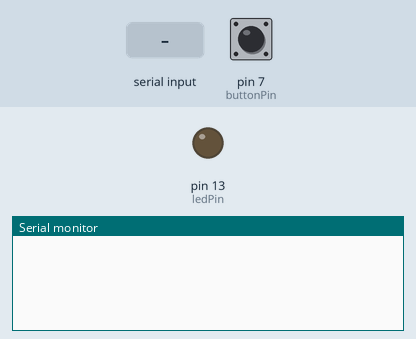
Recording of a sketch running on a simulated Arduino Uno, built with avr-gcc and run on an emulated ATmega328P. Shown: output pins drawn as LEDs (lit = HIGH), the last lines printed to the serial monitor. Inputs (shaded band) come from the test bench; at power-on: pin 7 (buttonPin) LOW.

Above: at 1.2 s.
1.3 s: pin 7 (buttonPin) pulled HIGH for 0.15 s
At 2.3 s:
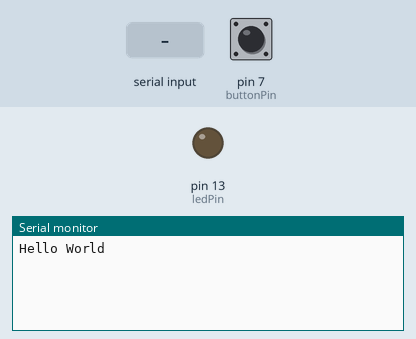
2.9 s: byte 13 ('\r') received over Serial
At 3.6 s:
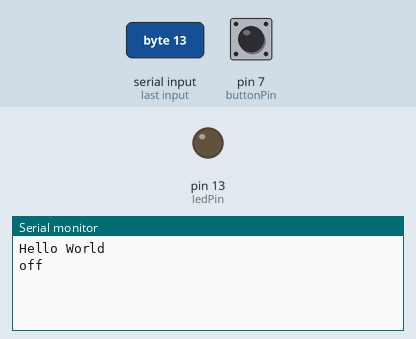

Measured:
- after the input at 1.3 s, the serial monitor: prints a new line at once (image 1)
- after the input at 2.9 s, the serial monitor: prints a new line at once (image 2)

The sketch:

arduino.ino
```cpp
// pin of the button connected to the arduino board
const int buttonPin = 7;
// pin of the led light
// it's actually also the default arduino debug light
const int ledPin = 13;

// simple variables used to store the led and the button statuses
String buttonStatus = "off";
String ledStatus = "off";

// it will hold all the messages coming from the nodejs server
String inputString = "";

// whether the string received form nodejs is complete
// a string is considered complete by the carriage return '\r'
boolean stringComplete = false;

/**
 *
 * arduino board setup
 *
 */

void setup()
{
  // set the Baud Rate
  Serial.begin(115200);
  // set the input pin
  pinMode(buttonPin, INPUT);
  // initialize the LED pin as an output:
  pinMode(ledPin, OUTPUT);
}

/**
 *
 * Default arduino loop function
 * it runs over and over again
 *
 */

void loop()
{
  // read the button state and send a message to the nodejs server
  listenButtonChanges(digitalRead(buttonPin));
  // update the status of the led light connected to the arduino board
  updateLedStatus();
}

/**
 *
 * check the button connected to the pin 7 of the arduino board and
 * send messages through the serial port whenever the button gets clicked
 * @param  { boolean } tmpButtonStatus: its the current status of the button
 *
 */

void listenButtonChanges (boolean tmpButtonStatus) {
  // if it has not been clicked yet and it's down we can send the message
  if (tmpButtonStatus && buttonStatus == "off") {
    buttonStatus = "on";
    Serial.println("Hello World");
    // wait 1 s before sending the next message
    delay(1000);
  }
  // if the button is not pressed anymore we reset the buttonStatus variable to off
  if (!tmpButtonStatus) {
    buttonStatus = "off";
  }
}

/**
 *
 * Update the status of the led light reading the messages dispatched by the nodejs server
 *
 */

void updateLedStatus() {
  // detect whether the string has been completely received
  if (stringComplete) {
    // set and store the current led status
    if (inputString == "on\r") {
      ledStatus = "on";
    }
    if (inputString == "off\r") {
      ledStatus = "off";
    }
    // send the light status to the nodejs server
    Serial.println(ledStatus);
    // clear the string:
    inputString = "";
    stringComplete = false;
  }
  // turn on or off the led according to the latest light status stored
  digitalWrite(ledPin, ledStatus == "on" ? HIGH : LOW);
}

/*
  SerialEvent occurs whenever a new data comes in the
 hardware serial RX.  This routine is run between each
 time loop() runs, so using delay inside loop can delay
 response.  Multiple bytes of data may be available.
 */
 void serialEvent() {
  while (Serial.available()) {
    // get the new byte:
    char inChar = (char)Serial.read();
    // add it to the inputString:
    inputString += inChar;
    // if the incoming character is a "\n" we detect the end of the string
    if (inChar == '\r') {
      stringComplete = true;
    }
  }
}
```
